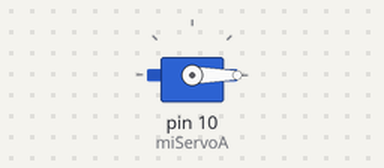
Simulated run of this sketch. Board: Arduino Uno, built with avr-gcc and run on an emulated ATmega328P. Parts: servo.

Above: at 0.05 s.
At 1.5 s:
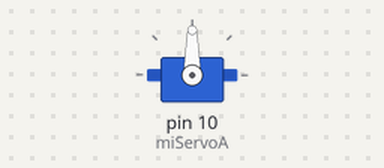
At 3.0 s:
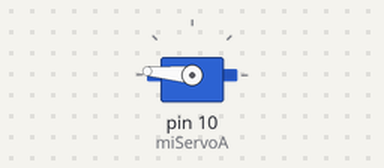
Timing chart, 0 to 6.9 s (numbered marks = the images above):
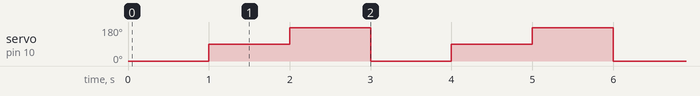

The sketch:

Ejercicio_4_-Control_de_servomotor_SG90_con__ngulo_simple.ino
```cpp
/*  Test Servonotor SG90 – ELEGOO Smart Robot Car V4.0
    Autor: José Alexander (basado en firmware original ELEGOO)
    Fecha: 2025-06-30
    Descripción: Control de servomotor SG90 con ángulo simple
*/
#include <Servo.h> // encargada de la abstracción de la Modulación por ancho de pulsos.
Servo miServoA; // Objeto encargado de administrar todas las órdenes a través de él
void setup() {
  miServoA.attach(10); // Pin 10 o Pin 11.

}

void loop() {
  miServoA.write(0);
  delay(1000);
  miServoA.write(90);
  delay(1000);
  miServoA.write(175);
  delay(1000);
}
```

Measured:
- by itself, servo on pin 10 (miServoA): repeats every 3.0 s: 175° 1.0 s, 0° 1.0 s, 90° 1.0 s
